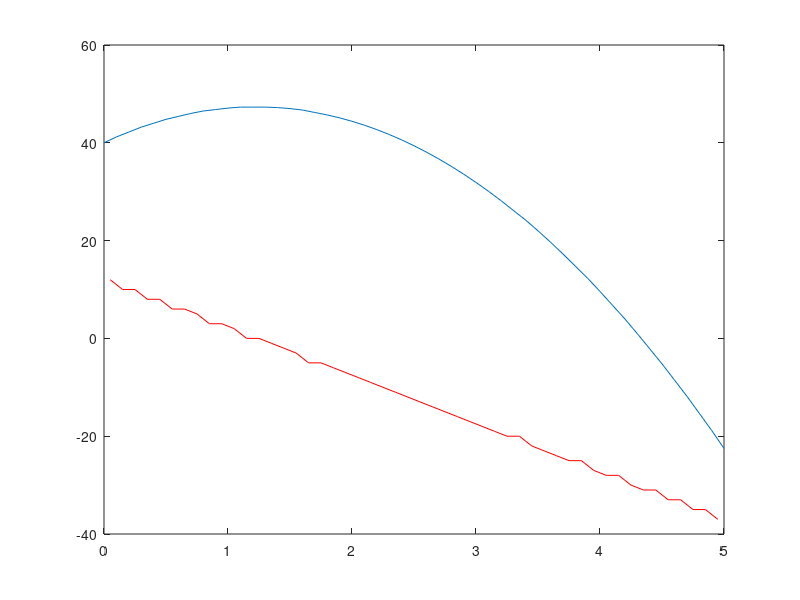

The MATLAB source for this figure:
clear all; close all; clc;
 
t=0:0.1:5;
y=[ 40.0 41.2 42.2 43.2 44.0 44.8 45.4 46.0 46.5 46.8 47.1 47.3 47.3 47.3 47.2 47.0 46.7 46.2 45.7 45.1 44.4 43.6 42.7 41.7 40.6 39.4 38.1 36.7 35.2 33.6 31.9 30.1 28.2 26.2 24.2 22.0 19.7 17.3 14.8 12.3 9.6 6.8 4.0 1.0 -2.1 -5.2 -8.5 -11.8 -15.3 -18.8 -22.5 ]; 
 
plot(t,y)
 
dydt=diff(y)./diff(t);
tt=t(1:end-1) + diff(t)./2;
hold on
plot(tt,dydt,'r')